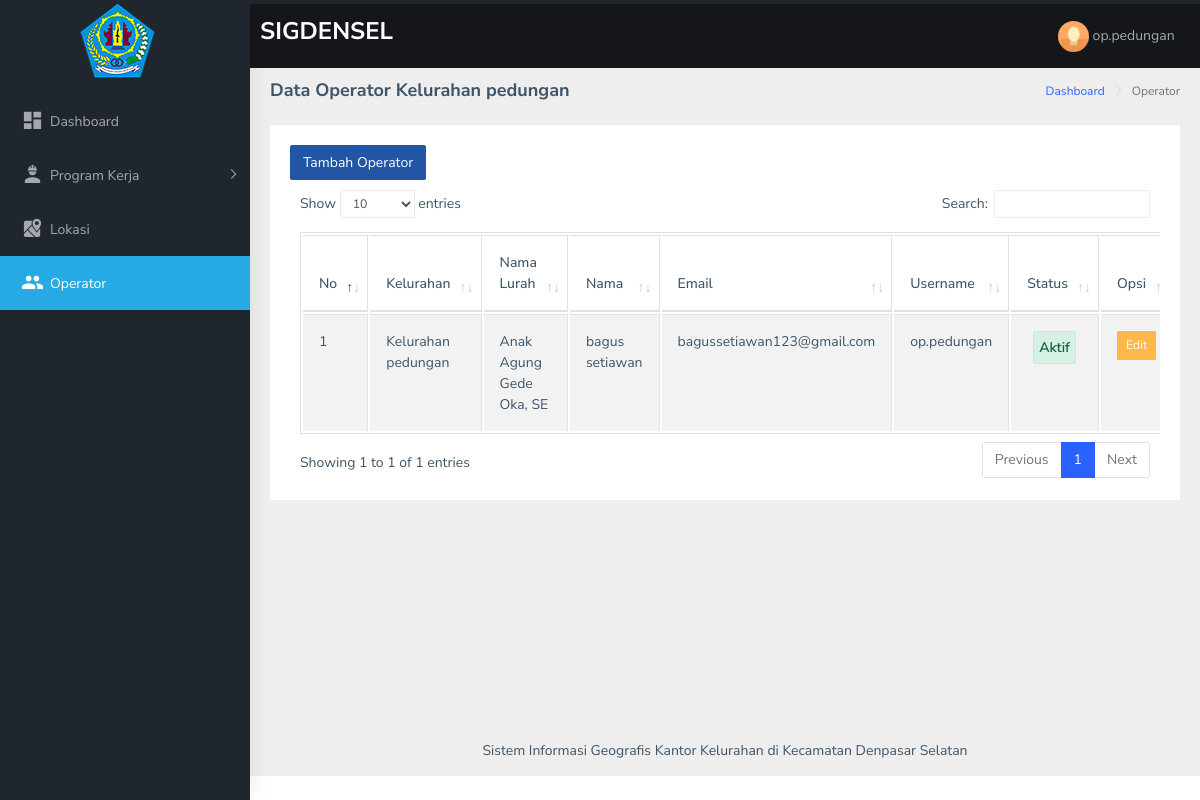
Page /operator/operator.php (signed in) on the committed database.
### tables this page shows
CREATE TABLE `operator` (
  `id_operator` int(11) NOT NULL,
  `id_kelurahan` int(11) NOT NULL,
  `nama` varchar(199) NOT NULL,
  `email` varchar(199) NOT NULL,
  `username` varchar(199) NOT NULL,
  `password` varchar(199) NOT NULL,
  `status` varchar(50) NOT NULL
);

CREATE TABLE `kelurahan` (
  `id_kelurahan` int(11) NOT NULL,
  `nama_kelurahan` varchar(199) NOT NULL,
  `nama_lurah` varchar(199) NOT NULL
);

### operator/operator.php (the view, shortened to what this page needs)
<?php
	include 'koneksi.php';
	$id_operator = $_SESSION['id_operator'];
	$query = mysqli_query($koneksi,"SELECT * FROM operator
		LEFT JOIN kelurahan
		ON kelurahan.id_kelurahan = operator.id_kelurahan
		WHERE operator.id_operator = '$id_operator'");
	$row = mysqli_fetch_assoc($query);
?>
<!DOCTYPE html>
<html dir="ltr" lang="en">
<head>
  <?php include 'top-script.php'; ?>
</head>
<body>
    <div id="main-wrapper">
        <?php include 'header.php'; ?>
        <?php include 'navigation.php'; ?>
        <div class="page-wrapper">
            <div class="page-breadcrumb">
                <div class="row">
                    <div class="col-12 d-flex no-block align-items-center">
                        <h4 class="page-title">Data Operator <?= $row['nama_kelurahan'];?></h4>
                        <div class="ml-auto text-right">
                            <nav aria-label="breadcrumb">
                                <ol class="breadcrumb">
                                    <li class="breadcrumb-item"><a href="dashboard.php">Dashboard</a></li>
                                    <li class="breadcrumb-item active" aria-current="page">Operator</li>
                                </ol>
                            </nav>
                        </div>
                    </div>
                </div>
            </div>
            <div class="container-fluid">
                <div class="row">
                    <div class="col-12">
                        <div class="card">
                            <div class="card-body">
                                <h5 class="card-title">
                                  <button type="button" class="btn btn-default"
                                      data-toggle="modal" data-target="#tambahOperator">
                                      Tambah Operator
                                  </button>
																</h5>
                                <div class="table-responsive">
                                    <table id="zero_config" class="table table-striped table-bordered">
                                        <thead>
                                            <tr>
                                                <th>No</th>
                                                <th>Kelurahan</th>
                                                <th>Nama Lurah</th>
                                                <th>Nama</th>
                                                <th>Email</th>
                                                <th>Username</th>
                                                <th>Status</th>
                                                <th>Opsi</th>
                                            </tr>
                                        </thead>
                                        <tbody>
                                          <?php
                                            include 'koneksi.php';
                                            $no = 1;
                                            $query_operator = mysqli_query($koneksi,
                                            "SELECT * FROM operator
                                            JOIN kelurahan ON kelurahan.id_kelurahan = operator.id_kelurahan
                                            WHERE kelurahan.id_kelurahan = '$row[id_kelurahan]'");
                                            while ($row_operator = mysqli_fetch_assoc($query_operator)) {
                                          ?>
                                            <tr>
                                                <td><?= $no++; ?></td>
                                                <td><?= $row_operator['nama_kelurahan'];?></td>
                                                <td><?= $row_operator['nama_lurah'];?></td>
                                                <td>
                                                  <?= $row_operator['nama'];?>
                                                </td>
                                                <td>
                                                  <?= $row_operator['email']; ?>
                                                </td>
                                                <td><?= $row_operator['username'];?></td>
                                                <td>
                                                  <?php
                                										if ($row_operator['status'] == 'aktif'){
                                											echo "<center><label class='alert alert-success' style='padding: 5px 5px'>Aktif</label></center>";
                                										}else{
                                											echo "<center><label class='alert alert-warning' style='padding: 5px 5px'>Tidak Aktif</label></center>";
                                										}
                                									?>
                                                </td>
                                                <td>
                                                  <button type="button" class="btn btn-warning btn-sm"
                                                      data-toggle="modal" data-target="#editOperator<?= $row_operator['id_operator']; ?>">
                                                      Edit
                                                  </button>
                                                </td>
                                            </tr>
                                          <?php } ?>
                                        </tbody>
                                    </table>
                                </div>
                            </div>
                        </div>
                    </div>
                </div>
            </div>
            <footer class="footer text-center">
                Sistem Informasi Geografis Kantor Kelurahan di Kecamatan Denpasar Selatan
            </footer>
        </div>
    </div>
</body>
</html>

### rows in the picture
operator: id_kelurahan.nama_kelurahan "Kelurahan pedungan", id_kelurahan.nama_lurah "Anak Agung Gede Oka, SE", nama "bagus setiawan", email "bagussetiawan123@gmail.com", username "op.pedungan", status "Aktif"

### other values in the picture
$_SESSION['username'] "op.pedungan"
